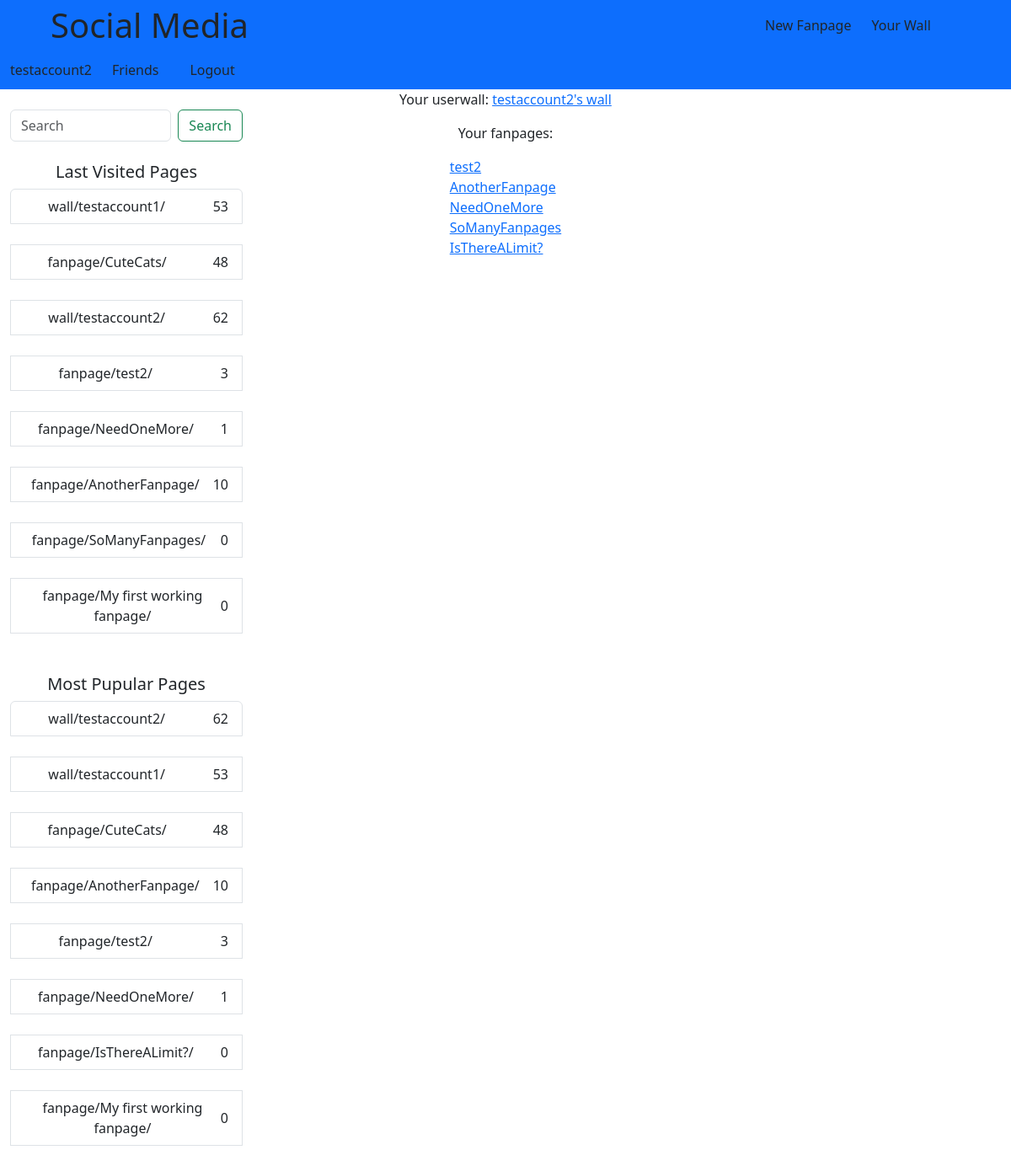
/user_details/ (signed in), run on the app's committed database.
### Sites/models.py (models this page shows, shortened)
class UserWall(models.Model):
    user = models.OneToOneField(User, on_delete=models.CASCADE, related_name="wall")
    views = models.IntegerField(default=0)
    def __str__(self):
        return f"{self.user.username}'s wall"

class Fanpage(models.Model):
    user = models.ForeignKey(User, on_delete=models.CASCADE, related_name="fanpage")
    fanpage_name = models.CharField(max_length=150, unique=True)
    views = models.IntegerField(default=0)

### Sites/views.py (the view)
# urls.py: path("user_details/", views.User_details, name="user_details"),
def User_details(request):
    user = get_object_or_404(User, username=request.user.username)
    fanpages = user.fanpage.all()
    visited_with_counts = get_visited_with_counts(request.user)
    return render(request, "Sites/user_details.html", {"user":user, "fanpages":fanpages, "last_visited":visited_with_counts})

### Sites/context_processors.py (called while the page is built)
def most_popular_pages(request):
    walls = UserWall.objects.annotate(
        url = Concat(Value("wall/"), F("user__username"), Value("/"), output_field=CharField())
        ).values("views", "url")
    fanpages = Fanpage.objects.annotate(
        url = Concat(Value("fanpage/"), F("fanpage_name"), Value("/"), output_field=CharField())
    )
    most_popular = walls.union(fanpages).order_by("-views")[:8]
    return {"most_popular" : most_popular}

### Sites/views.py (called while the page is built)
def get_visited_with_counts(user):
    last_visited, _ = LastVisited.objects.get_or_create(user=user)
    visited_with_counts = []
    for url in last_visited.last_visited:
        if url.startswith("wall/"):
            username = url.split("/")[1]
            wall = get_object_or_404(UserWall, user__username=username)
            visited_with_counts.append({"url":url, "views":wall.views})
        elif url.startswith("fanpage/"):
            fanpage_name = url.split("/")[1]
            fanpage = get_object_or_404(Fanpage, fanpage_name=fanpage_name)
            visited_with_counts.append({"url":url, "views":fanpage.views})
    return visited_with_counts

### Sites/templates/Sites/user_details.html
{% extends "base.html" %} {% block content %}
<div class="d-flex flex-column justify-content-center align-items-center">
  <p>
    Your userwall:
    <a href="{% url 'userwall' username=user.username %}">{{ user.wall }}</a>
  </p>
  <p>Your fanpages:</p>
  {% if fanpages %}
  <ul class="list-unstyled">
    {% for fanpage in fanpages %}
    <li>
      <a href="{% url 'fanpage' fanpage_name=fanpage.fanpage_name %}">
        {{fanpage.fanpage_name}}
      </a>
    </li>
    {% endfor %}
  </ul>
  {% else %}
  <p>None</p>
  {% endif %}
</div>
{% endblock %}

### templates/base.html (shortened to what this page needs)
<!DOCTYPE html>
<html lang="en">
  <head>
    <link
      href="https://cdn.jsdelivr.net/npm/bootstrap@5.3.2/dist/css/bootstrap.min.css"
      rel="stylesheet"
 />
  </head>
  <body>
    <div class="container-fluid bg-primary m-0">
      <div class="row align-items-center">
        <div class="col-8 fs-1 mx-5 mb-1">Social Media</div>
        {% if user.is_authenticated %}
        <div class="col-auto mb-1"><a href="{% url 'create_fanpage' %}" class="text-decoration-none text-dark">New Fanpage</a></div>
        <div class="col-auto mb-1"><a href="{% url 'userwall' username=request.user.username %}" class="text-decoration-none text-dark">Your Wall</a></div>
        <div class="col-auto mb-1"><a href="{% url 'user_details' %}" class="text-decoration-none text-dark">{{ request.user.username }}</a></div>
        <div class="col-auto mb-1"><a href="{% url 'friends_details' %}" class="text-decoration-none text-dark">Friends</a></div>
        <div class="col-auto mb-1">
          <form action="{% url 'logout' %}" method="post">
            <button type="submit" class="btn btn-link text-decoration-none text-dark">Logout</button>
          </form>
        </div>
        {% endif %}
      </div>
    </div>
    <div class="container-fluid">
      <div class="row">
        <div class="col-3">
          {% if user.is_authenticated %}
          <br>
          <form class="d-flex mb-4" role="search" method="GET" action="{% url 'search' %}">
            <input class="form-control me-2" type="search" placeholder="Search" aria-label="Search" name="query">
            <button class="btn btn-outline-success" type="submit">Search</button>
          </form>
          <div class="text-center"><h5>Last Visited Pages</h5>
            <div class="list-group">
              {% for item in last_visited %}
              {% with item.url|urlencode as encoded_url %}
              {% with "http://127.0.0.1:8000/"|add:encoded_url as absolute_url %}
              <a href="{{ absolute_url }}" class="list-group-item list-group-item-action d-flex justify-content-between align-items-center">
                <span class="mx-auto">{{ item.url }}</span>
                <span class="text-right text-sm align-self-center" style="margin-left: auto">{{item.views}}</span></a>
              <br>
              {% endwith %}
              {% endwith %}
              {% endfor %}
            </div>
          </div>
          <br>
          <div class="text-center"><h5>Most Pupular Pages</h5>
            <div class="list-group">
              {% for page in most_popular %}
              {% with page.url|urlencode as encoded_url %}
              {% with "http://127.0.0.1:8000/"|add:encoded_url as absolute_url %}
              <a href="{{ absolute_url }}" class="list-group-item list-group-item-action d-flex justify-content-between align-items-center">
                <span class="mx-auto">{{ page.url }}</span>
                <span class="text-right text-sm align-self-center" style="margin-left: auto">{{page.views}}</span></a>
              <br>
              {% endwith %}
              {% endwith %}
              {% endfor %}
            </div>
          </div>
        {% endif %}
        </div>
        <div class="col-6">
            {% block content %}{% endblock %}
        </div>
        <div class="col-3"></div>
      </div>
    </div>
  </body>
</html>

### data on the page
Fanpage: fanpage_name "test2"
Fanpage: fanpage_name "AnotherFanpage"
Fanpage: fanpage_name "NeedOneMore"
Fanpage: fanpage_name "SoManyFanpages"
Fanpage: fanpage_name "IsThereALimit?"

### other printed values
{{ request.user.username }} "testaccount2"
{{ item.url }} "wall/testaccount1/" "fanpage/CuteCats/" "wall/testaccount2/" "fanpage/test2/" "fanpage/NeedOneMore/" "fanpage/AnotherFanpage/" "fanpage/SoManyFanpages/" "fanpage/My first working fanpage/"
{{ item.views }} "53" "48" "62" "3" "1" "10" "0" "0"
{{ page.url }} "wall/testaccount2/" "wall/testaccount1/" "fanpage/CuteCats/" "fanpage/AnotherFanpage/" "fanpage/test2/" "fanpage/NeedOneMore/" "fanpage/IsThereALimit?/" "fanpage/My first working fanpage/"
{{ page.views }} "62" "53" "48" "10" "3" "1" "0" "0"
{{ user.wall }} "testaccount2's wall"
